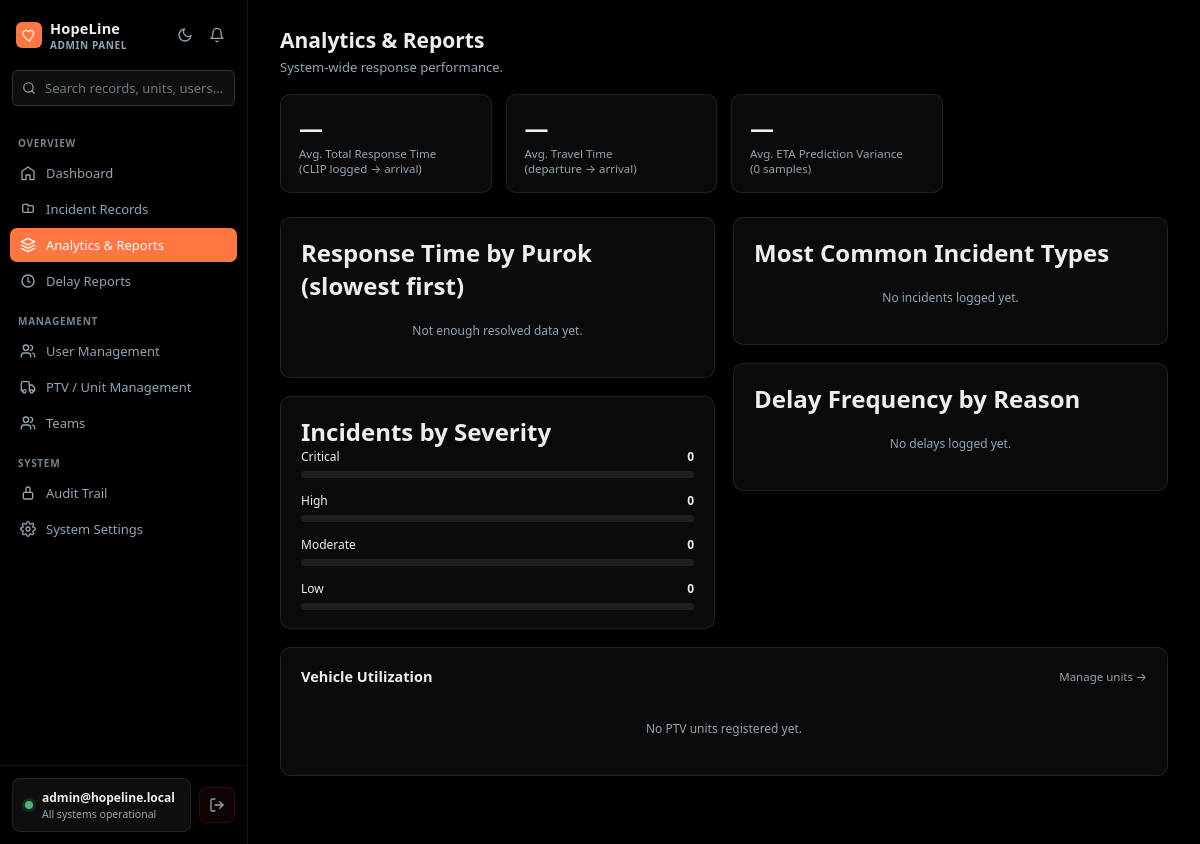
The page /app/admin/analytics.php (signed in) on the database as committed earlier.
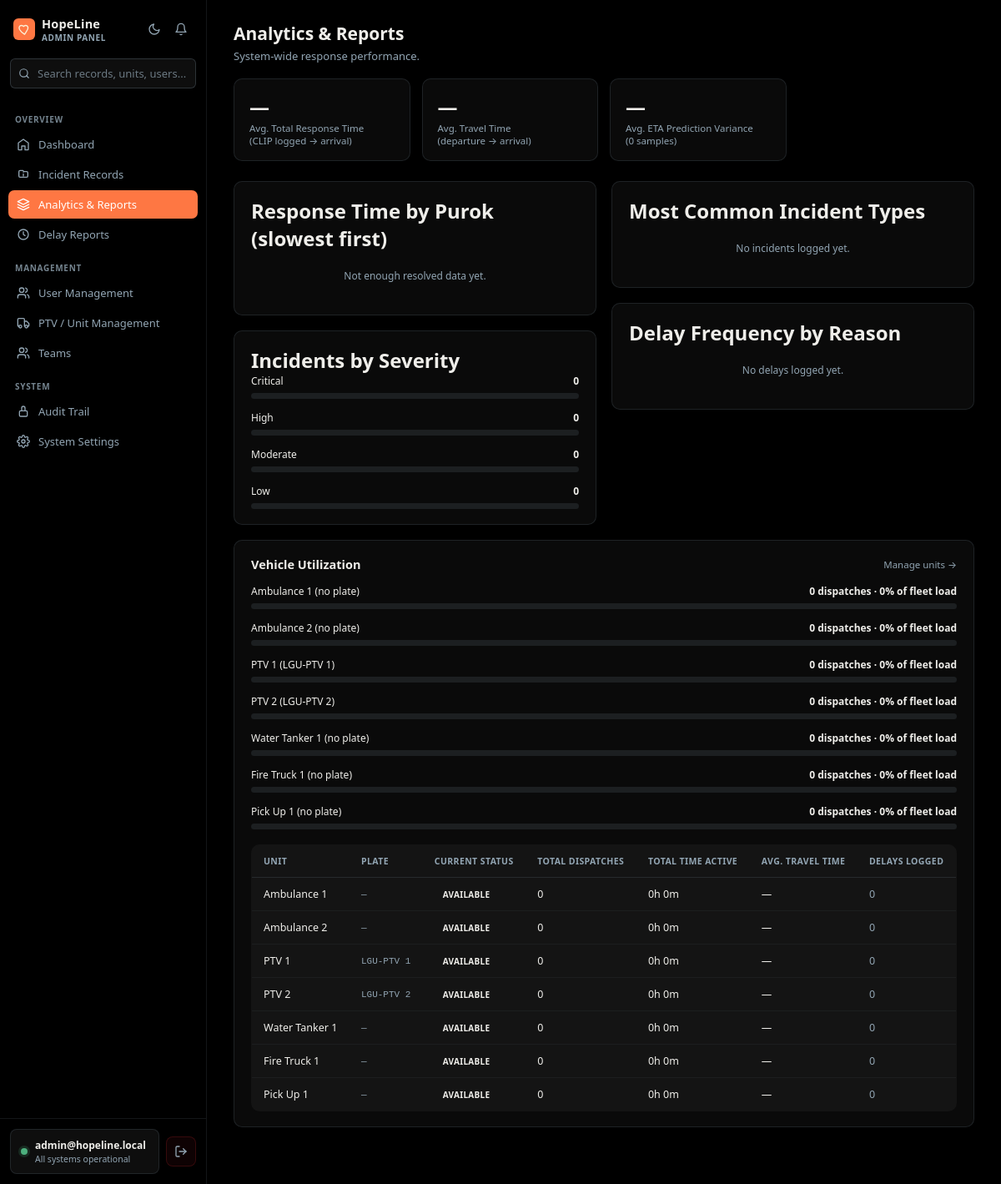
The same page on the database as committed later.
### tables this page shows
CREATE TABLE IF NOT EXISTS ptv_units (
  id               INT(11)      NOT NULL AUTO_INCREMENT,
  unit_name        VARCHAR(100) NOT NULL,
  plate_no         VARCHAR(20)  DEFAULT NULL,
  vehicle_type     VARCHAR(50)  NOT NULL DEFAULT 'Patient Transport Vehicle (PTV)',
  driver_name      VARCHAR(150) DEFAULT NULL,
  responder_id     INT(11)      DEFAULT NULL,
  status           ENUM('Available','Assigned','En Route','On Site','Returning','Offline') NOT NULL DEFAULT 'Available',
  archived_at      DATETIME     DEFAULT NULL,
  current_lat      DECIMAL(10,7) DEFAULT NULL,
  current_lng      DECIMAL(10,7) DEFAULT NULL,
  last_location_at DATETIME     DEFAULT NULL,
  gps_accuracy     FLOAT        DEFAULT NULL,
  gps_heading      FLOAT        DEFAULT NULL,
  gps_speed        FLOAT        DEFAULT NULL,
  created_at       DATETIME     DEFAULT CURRENT_TIMESTAMP,
  updated_at       DATETIME     DEFAULT CURRENT_TIMESTAMP ON UPDATE CURRENT_TIMESTAMP,
  PRIMARY KEY (id),
  KEY idx_units_responder (responder_id),
  KEY idx_units_type_status (vehicle_type, status),
  CONSTRAINT fk_units_responder FOREIGN KEY (responder_id)
    REFERENCES users (id) ON DELETE SET NULL ON UPDATE RESTRICT
);

### app/admin/analytics.php (the view, shortened to what the rows shown need)
<?php
require_once __DIR__ . '/../../config/config.php';
$vehicleUsage = $pdo->query("
    SELECT
        u.id,
        u.unit_name,
        u.plate_no,
        u.status,
        COUNT(d.id) AS total_dispatches,
        SUM(CASE WHEN d.departed_at IS NOT NULL AND d.arrived_at IS NOT NULL
                 THEN TIMESTAMPDIFF(SECOND, d.departed_at, d.arrived_at) ELSE 0 END) AS total_travel_seconds,
        AVG(CASE WHEN d.departed_at IS NOT NULL AND d.arrived_at IS NOT NULL
                 THEN TIMESTAMPDIFF(SECOND, d.departed_at, d.arrived_at) ELSE NULL END) AS avg_travel_seconds,
        (SELECT COUNT(*) FROM delay_logs dl WHERE dl.unit_id = u.id) AS delay_count
    FROM ptv_units u
    LEFT JOIN dispatch d ON d.unit_id = u.id
    GROUP BY u.id
    ORDER BY total_dispatches DESC
")->fetchAll(PDO::FETCH_ASSOC);
$maxDispatchCount = max(array_column($vehicleUsage, 'total_dispatches') ?: [1]);
$totalFleetDispatches = array_sum(array_column($vehicleUsage, 'total_dispatches'));
function fmtMin($seconds) {
    if (!$seconds) return '—';
    return round($seconds / 60, 1) . ' min';
}
function fmtHours($seconds) {
    if (!$seconds) return '0h 0m';
    $h = floor($seconds / 3600);
    $m = floor(($seconds % 3600) / 60);
    return $h . 'h ' . $m . 'm';
}
?>
<!DOCTYPE html>
<html lang="en">
<head>
<link rel="stylesheet" href="<?php echo BASE_URL; ?>/assets/css/app.css">
</head>
<body>
<main class="main">
    <div class="page-head">
        <h1>Analytics &amp; Reports</h1>
    </div>
    <div class="layout">
        <div>
            <div class="card">
                <h2>Response Time by Purok (slowest first)</h2>
            </div>
            <div class="card">
                <h2>Incidents by Severity</h2>
            </div>
        </div>
        <div>
            <div class="card">
                <h2>Most Common Incident Types</h2>
            </div>
            <div class="card">
                <h2>Delay Frequency by Reason</h2>
            </div>
        </div>
    </div>
    <div class="card">
        <div class="card-header">
            <h2>Vehicle Utilization</h2>
        </div>
        <?php if (empty($vehicleUsage)): ?>
            <div class="empty-mini">No PTV units registered yet.</div>
        <?php else: ?>
        <?php foreach ($vehicleUsage as $v):
            $pct = $maxDispatchCount > 0 ? round(($v['total_dispatches'] / $maxDispatchCount) * 100) : 0;
            $share = $totalFleetDispatches > 0 ? round(($v['total_dispatches'] / $totalFleetDispatches) * 100) : 0;
        ?>
        <div class="bar-row">
            <div class="bar-label">
                <span><?php echo htmlspecialchars($v['unit_name']); ?> (<?php echo htmlspecialchars($v['plate_no'] ?: 'no plate'); ?>)</span>
                <span class="n"><?php echo $v['total_dispatches']; ?> dispatch<?php echo $v['total_dispatches'] == 1 ? '' : 'es'; ?> · <?php echo $share; ?>% of fleet load</span>
            </div>
            <div class="bar-track"><div class="bar-fill" style="width:<?php echo $pct; ?>%; background:var(--burnt-umber);"></div></div>
        </div>
        <?php endforeach; ?>
        <div style="overflow-x:auto; margin-top:18px;">
        <table>
            <thead><tr>
                <th>Unit</th><th>Plate</th><th>Current Status</th>
                <th>Total Dispatches</th><th>Total Time Active</th><th>Avg. Travel Time</th><th>Delays Logged</th>
            </tr></thead>
            <tbody>
                <?php foreach ($vehicleUsage as $v): ?>
                <tr>
                    <td><?php echo htmlspecialchars($v['unit_name']); ?></td>
                    <td class="clip-ref-cell"><?php echo htmlspecialchars($v['plate_no'] ?: '—'); ?></td>
                    <td><span class="status-badge status-<?php echo strtolower(str_replace(' ', '_', $v['status'])); ?>"><?php echo htmlspecialchars($v['status']); ?></span></td>
                    <td><?php echo $v['total_dispatches']; ?></td>
                    <td><?php echo fmtHours($v['total_travel_seconds']); ?></td>
                    <td><?php echo fmtMin($v['avg_travel_seconds']); ?></td>
                    <td class="<?php echo $v['delay_count'] > 0 ? 'delay-flag' : 'no-delay'; ?>"><?php echo $v['delay_count']; ?></td>
                </tr>
                <?php endforeach; ?>
            </tbody>
        </table>
        </div>
        <?php endif; ?>
    </div>
</main>
</body>
</html>

Rows that differ between the two databases and show on the page:
added ptv_units: unit_name "Ambulance 1", plate_no "no plate", total_dispatches "0", share "0", plate_no "—", status "AVAILABLE", total_travel_seconds "0h 0m", avg_travel_seconds "—", delay_count "0"
added ptv_units: unit_name "Ambulance 2", plate_no "no plate", total_dispatches "0", share "0", plate_no "—", status "AVAILABLE", total_travel_seconds "0h 0m", avg_travel_seconds "—", delay_count "0"
added ptv_units: unit_name "PTV 1", plate_no "LGU-PTV 1", total_dispatches "0", share "0", status "AVAILABLE", total_travel_seconds "0h 0m", avg_travel_seconds "—", delay_count "0"
added ptv_units: unit_name "PTV 2", plate_no "LGU-PTV 2", total_dispatches "0", share "0", status "AVAILABLE", total_travel_seconds "0h 0m", avg_travel_seconds "—", delay_count "0"
added ptv_units: unit_name "Water Tanker 1", plate_no "no plate", total_dispatches "0", share "0", plate_no "—", status "AVAILABLE", total_travel_seconds "0h 0m", avg_travel_seconds "—", delay_count "0"
added ptv_units: unit_name "Fire Truck 1", plate_no "no plate", total_dispatches "0", share "0", plate_no "—", status "AVAILABLE", total_travel_seconds "0h 0m", avg_travel_seconds "—", delay_count "0"
added ptv_units: unit_name "Pick Up 1", plate_no "no plate", total_dispatches "0", share "0", plate_no "—", status "AVAILABLE", total_travel_seconds "0h 0m", avg_travel_seconds "—", delay_count "0"
Other text that changed with them:
text no longer shown: "No PTV units registered yet."
text now shown: "UNIT PLATE CURRENT STATUS TOTAL DISPATCHES TOTAL TIME ACTIVE AVG. TRAVEL TIME DELAYS LOGGED"
